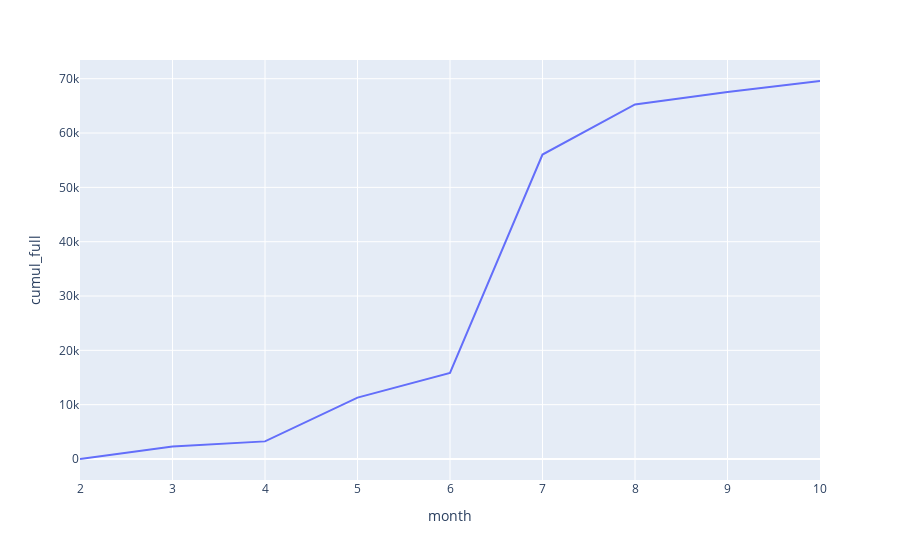

Source (notebook cell):
### Code cell
fig = px.line(df, x="month", y="cumul_full")
fig.show()

### Figure 1 — Plotly figure (JSON) as saved in the notebook; plotly's stock layout.template omitted (floating-point values rounded to 4 significant figures)
{"data": [{"hovertemplate": "month=%{x}<br>cumul_full=%{y}<extra></extra>", "legendgroup": "", "line": {"color": "#636efa", "dash": "solid"}, "mode": "lines", "name": "", "orientation": "v", "showlegend": false, "type": "scatter", "x": [2, 3, 4, 5, 6, 7, 8, 9, 10], "xaxis": "x", "y": [0, 2294, 3244, 11306, 15856, 56047, 65270, 67563, 69577], "yaxis": "y"}], "layout": {"legend": {"tracegroupgap": 0}, "margin": {"t": 60}, "xaxis": {"anchor": "y", "domain": [0, 1], "title": {"text": "month"}}, "yaxis": {"anchor": "x", "domain": [0, 1], "title": {"text": "cumul_full"}}}}
